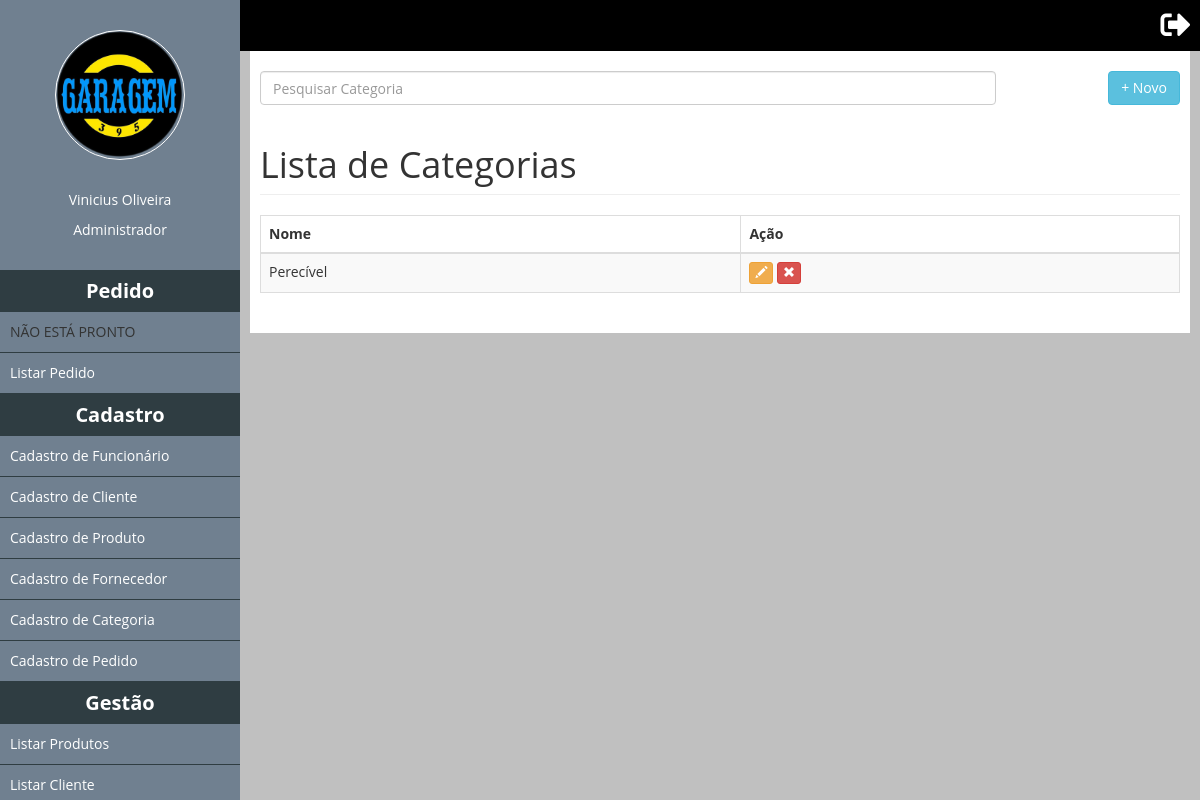
The page /ListaCategoria (signed in) on the database as committed earlier.
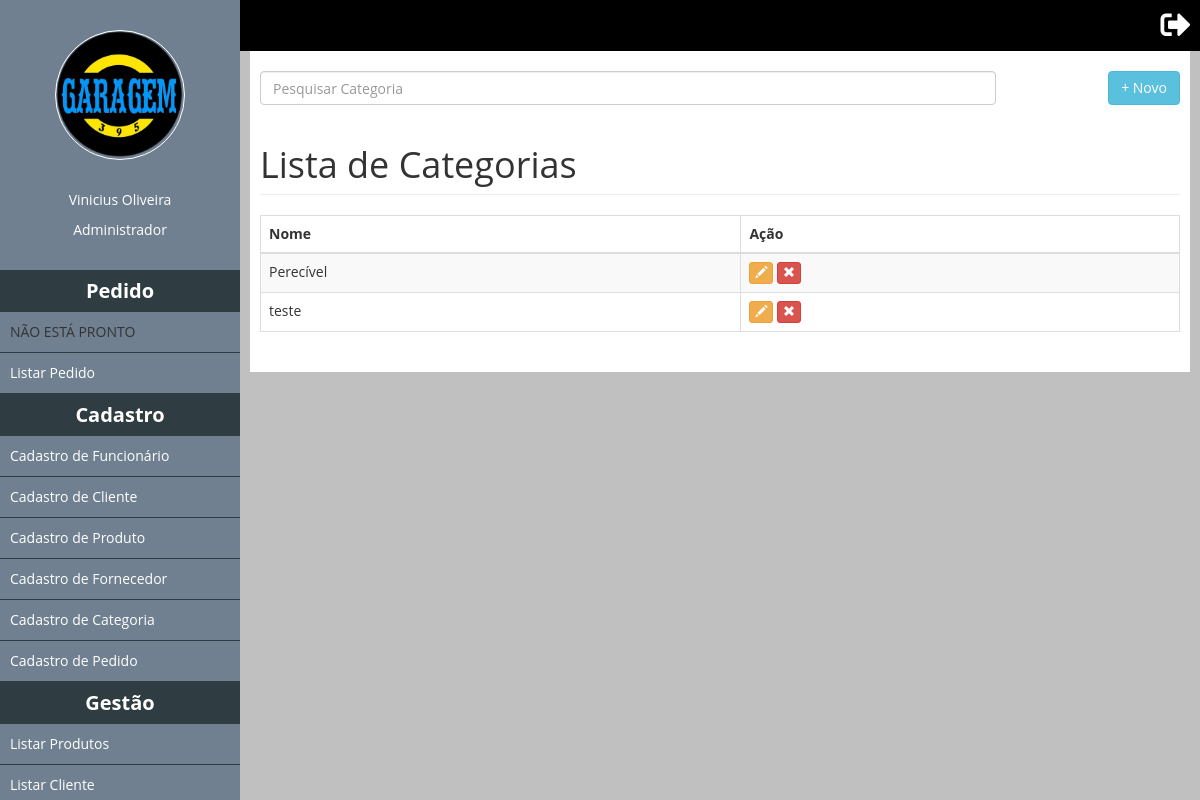
The same page on the database as committed later.
### tables this page shows
CREATE TABLE IF NOT EXISTS `tb_categoria` (
  `idcategoria` int(11) NOT NULL AUTO_INCREMENT,
  `categoria` varchar(255) NOT NULL,
  `status` bit(1) NOT NULL,
  PRIMARY KEY (`idcategoria`)
);

### classes/Mysql.php (called while the page is built)
<?php
	class Mysql
	{
		private static $pdo;
		public static function conectar(){
			if(self::$pdo == null){
				try{
					self::$pdo = new PDO('mysql:host='.HOST.';dbname='.DATABASE,USER,PASSWORD,array(PDO::MYSQL_ATTR_INIT_COMMAND => 'SET NAMES utf8'));
					self::$pdo->setAttribute(PDO::ATTR_ERRMODE,PDO::ERRMODE_EXCEPTION);
				}catch(Exception $e){
					echo '<h2>Erro ao conectar.</h2>';
				}
			}
			return self::$pdo;
		}
	}
?>

### pages/ListaCategoria.php (the view, shortened to what this page needs)
<input id="pesquisaSlide" class="form-control left" placeholder="Pesquisar Categoria" />
<a href="<?php echo INCLUDE_PATH;?>CadastroCategoria"><button type="button" class="btn btn-info right">+ Novo</button></a>
<h1 class="page-header">Lista de Categorias</h1>
			<div class="table-responsive">
				<table class="table table-striped table-bordered table-hover" id="list-thumbs">
			      	<thead>
				        <tr>
				          	<th>Nome</th>
				          	<th>Ação</th>
				        </tr>
			      	</thead>
			  		<tbody>
			  			<?php
			  				$categorias = MySql::conectar()->prepare("
								SELECT *
								FROM tb_categoria
								WHERE status != 0
			  				");
			  				$categorias->execute();
			  				$categorias = $categorias->fetchAll();
			  				foreach ($categorias as $key => $value):
			  			?>
			    		<tr>
				          	<td><?php echo $value['categoria'];?></td>
				          	<td>
				          		<form method="post" style="display: inline-block;">
						            <button class="btn btn-warning btn-xs" title="Alterar" data-toggle="modal" data-target="#myModal" type="submit">
					              		<span class="glyphicon glyphicon-pencil" aria-hidden="true"></span>
						            </button>
						        </form>
						        <form method="post" style="display: inline-block;">
						            <button class="btn btn-danger btn-xs" title="Remover" type="submit" data-toggle="modal" data-target="#myModal" type="submit">
						              	<span class="glyphicon glyphicon-remove" aria-hidden="true"></span>
						            </button>
					            </form>
			      			</td>
			    		</tr>
			    		<?php endforeach;?>
			  		</tbody>
				</table>
			</div>
    	</div>
	</div>
</div>

Rows that differ between the two databases and show on the page:
now on this page (row edited): tb_categoria: categoria "teste"
